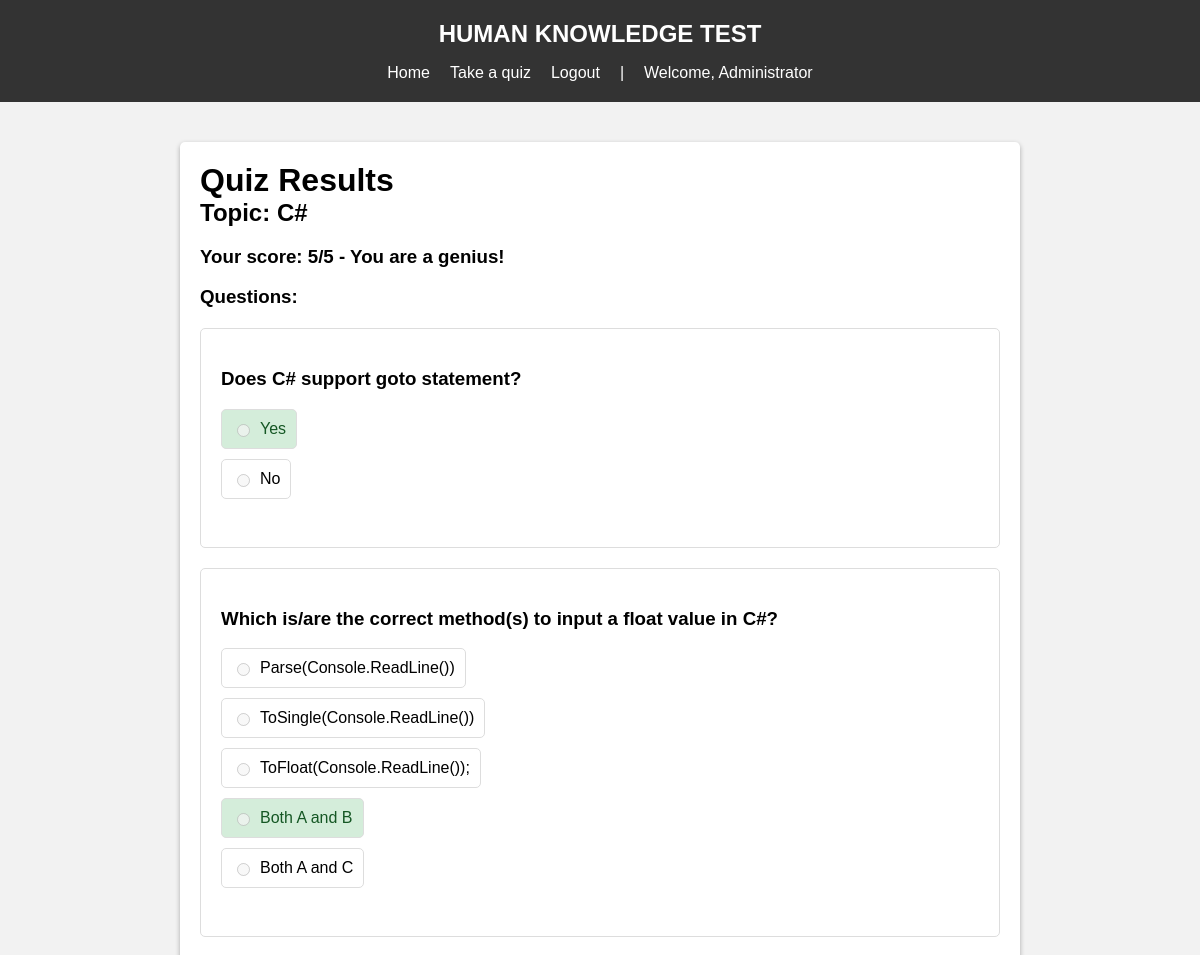
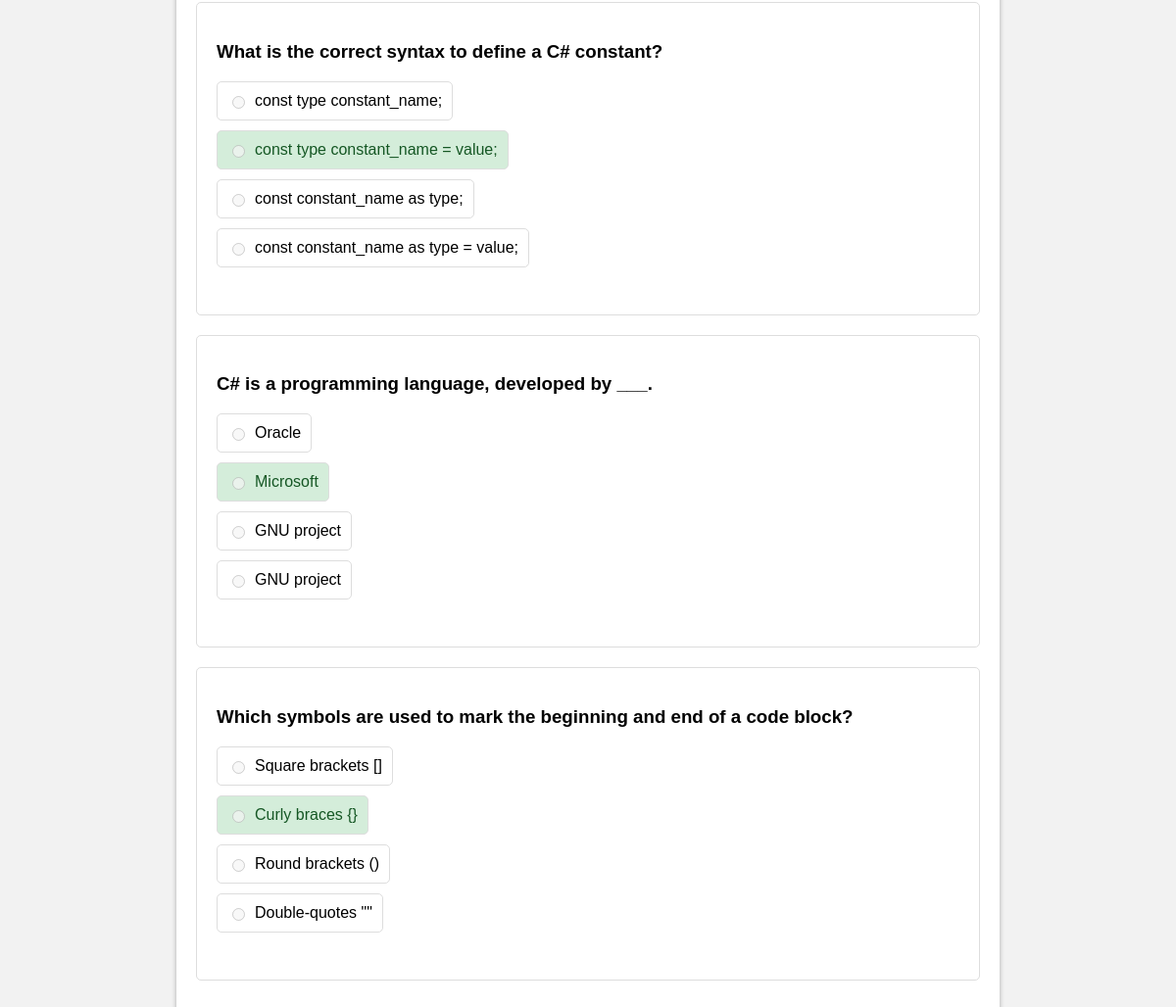
The page /quiz/quiz_result/27/ (signed in) on the database its author committed (2 pictures, top to bottom).
### quiz/models.py (models this page shows, shortened)
class Topic(models.Model):
    topic_name = models.CharField(max_length=100)
    def __str__(self):
        return self.topic_name

class Quiz(models.Model):
    user = models.ForeignKey(User, on_delete=models.CASCADE)
    score = models.IntegerField()
    quiz_date = models.DateTimeField("Quiz date", auto_now_add=True)

class QuizQuestion(models.Model):
    quiz = models.ForeignKey(Quiz, on_delete=models.CASCADE)
    question = models.ForeignKey(Question, on_delete=models.CASCADE)
    user_answer = models.ForeignKey(Choice, on_delete=models.CASCADE, null=True, blank=True)

class Question(models.Model):
    topic = models.ForeignKey(Topic, on_delete=models.CASCADE)
    question_text = models.CharField(max_length=100)
    pub_date = models.DateTimeField("date published")

class Choice(models.Model):
    question = models.ForeignKey(Question, on_delete=models.CASCADE)
    option_text = models.CharField(max_length=100)
    correct_option = models.BooleanField(default=False)

### quiz/views.py (the view)
# urls.py: path('quiz_result/<int:quiz_id>/', views.quiz_results, name='quiz_result'),
@login_required
def quiz_results(request, quiz_id):
    try:
        quiz = Quiz.objects.get(pk=quiz_id)
        if quiz.user.id == request.user.id:
            quiz_questions = QuizQuestion.objects.filter(quiz=quiz)
            topic_id = quiz_questions[0].question.topic.id
            topic_name = Topic.objects.get(id=topic_id)
            context = {
                'topic_name': topic_name,
                'quiz': quiz,
                'quiz_questions': quiz_questions,
            }
            return render(request, 'quiz/results.html', context)
        else:
            return redirect('/error')
    except Quiz.DoesNotExist:
        return redirect('/error')

### templates/quiz/results.html
{% extends 'base.html' %}
{% load static %}
{% block head %}
  <link rel="stylesheet" type="text/css" href="{% static 'css/quiz-results.css' %}">
{% endblock %}
{% block content %}
  <h1>Quiz Results</h1>
  <div class="result-container">
    <h2>Topic: {{ topic_name }}</h2>
    <h3>Your score: {{ quiz.score }}/5 - {% if quiz.score == 0 or quiz.score == 1 or quiz.score == 2 %}<a href="{% url 'quiz:select_topic' %}">Please try again!</a>{% elif quiz.score == 3 %}Good job!{% elif quiz.score == 4 %}Excellent work!{% else %}You are a genius!{% endif %}</h3>
    <h3>Questions:</h3>
    <ul class="result-list">
      {% for qq in quiz_questions %}
      <li>
        <h3>{{ qq.question.question_text }}</h3>
        {% for choice in qq.question.choice_set.all %}
        <div class="result-choice">
          {% if choice.correct_option %}
          <label class="result-correct">
            {% elif choice.id == qq.user_answer.id %}
            <label class="result-incorrect">
              {% else %}
              <label>
                {% endif %}
                <input type="radio" readonly disabled="disabled" id="choice{{ choice.pk }}" name="answer{{ qq.question.pk }}" value="{{ choice.pk }}">
                {{ choice.option_text }}</label>
            </div>
            {% endfor %}
            <br>
          </li>
          {% endfor %}
        </ul>
      </div>
    {% endblock %}

### templates/base.html (shortened to what this page needs)
<!DOCTYPE html>
<html lang="en">
<head>
    {% block head %}
        {% load static %}
    {% endblock %}
</head>
<body>
    <header>
        <h2>HUMAN KNOWLEDGE TEST</h2>
        <nav>
            <ul>
                {% if user.is_authenticated %}
                    <li><a href="{% url 'quiz:index' %}">Home</a></li>
                    <li><a href="{% url 'quiz:select_topic' %}">Take a quiz</a></li>
                    <li><a href="{% url 'account:logout' %}">Logout</a></li>
                    <li>|</li>
                    <li>Welcome, <a href="{% url 'account:profile' %}">{{ user.first_name }}</a></li>
                {% else %}
                    <li><a href="{% url 'account:login' %}">Login</a></li>
                    <li><a href="{% url 'account:signup' %}">Signup</a></li>
                {% endif %}
            </ul>
        </nav>
    </header>
    <main>
        <div class="main-container">
            {% block content %}
            {% endblock %}
        </div>
    </main>
</body>
</html>

### quiz/static/css/quiz-results.css (style rules this page uses)
.result-list { list-style: none; padding: 0; margin: 0; }
.result-list li { margin: 20px 0; padding: 20px; border: 1px solid #ddd; border-radius: 5px; }
.result-choice { margin: 10px 0; }
.result-choice label { display: inline-flex; align-items: center; padding: 10px; border-radius: 5px; border: 1px solid #ddd; cursor: default; }
.result-choice label input[type="radio"] { margin-right: 10px; cursor: default; }
.result-correct { background-color: #d4edda; border-color: #c3e6cb; color: #155724; }

### templates/base.html (style rules this page uses)
body { font-family: Arial, sans-serif; background-color: #f2f2f2; margin: 0; padding: 0; }
header { background-color: #333; color: white; padding: 20px; text-align: center; }
nav ul { list-style: none; margin: 1rem 0 0 0; padding: 0; display: flex; justify-content: center; }
nav ul li { margin: 0 10px; }
nav ul li a { color: white; text-decoration: none; }
main { padding: 20px; }
h1, h2 { margin: 0; }
.main-container { margin: 20px auto; max-width: 800px; background-color: #fff; padding: 20px; border-radius: 5px; box-shadow: 0px 2px 5px rgba(0, 0, 0, 0.3); }

### rows shown on the page
Topic: topic_name "C#"
Quiz: score "5"
QuizQuestion: question.question_text "Does C# support goto statement?"
Choice: option_text "Yes"
Choice: option_text "No"
QuizQuestion: question.question_text "Which is/are the correct method(s) to input a float value in C#?"
Choice: option_text "Parse(Console.ReadLine())"
Choice: option_text "ToSingle(Console.ReadLine())"
Choice: option_text "ToFloat(Console.ReadLine());"
Choice: option_text "Both A and B"
Choice: option_text "Both A and C"
QuizQuestion: question.question_text "What is the correct syntax to define a C# constant?"
Choice: option_text "const type constant_name;"
Choice: option_text "const type constant_name = value;"
Choice: option_text "const constant_name as type;"
Choice: option_text "const constant_name as type = value;"
QuizQuestion: question.question_text "C# is a programming language, developed by ___."
Choice: option_text "Oracle"
Choice: option_text "Microsoft"
Choice: option_text "GNU project"
Choice: option_text "GNU project"
QuizQuestion: question.question_text "Which symbols are used to mark the beginning and end of a code block?"
Choice: option_text "Square brackets []"
Choice: option_text "Curly braces {}"
Choice: option_text "Round brackets ()"
Choice: option_text "Double-quotes \"\""

### other values the page prints
{{ user.first_name }} "Administrator"
